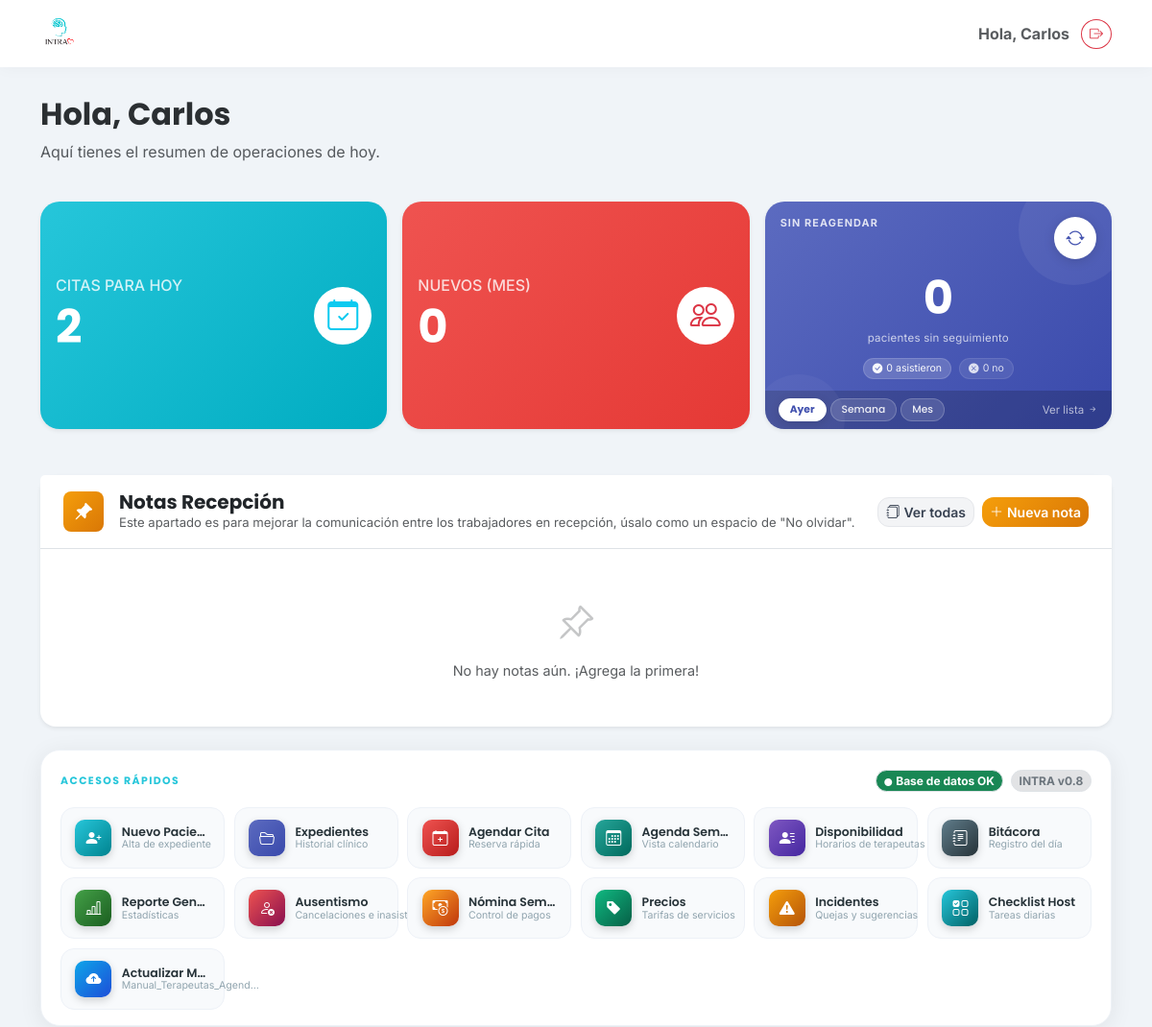
The app's page / (signed in, upper part), older data.
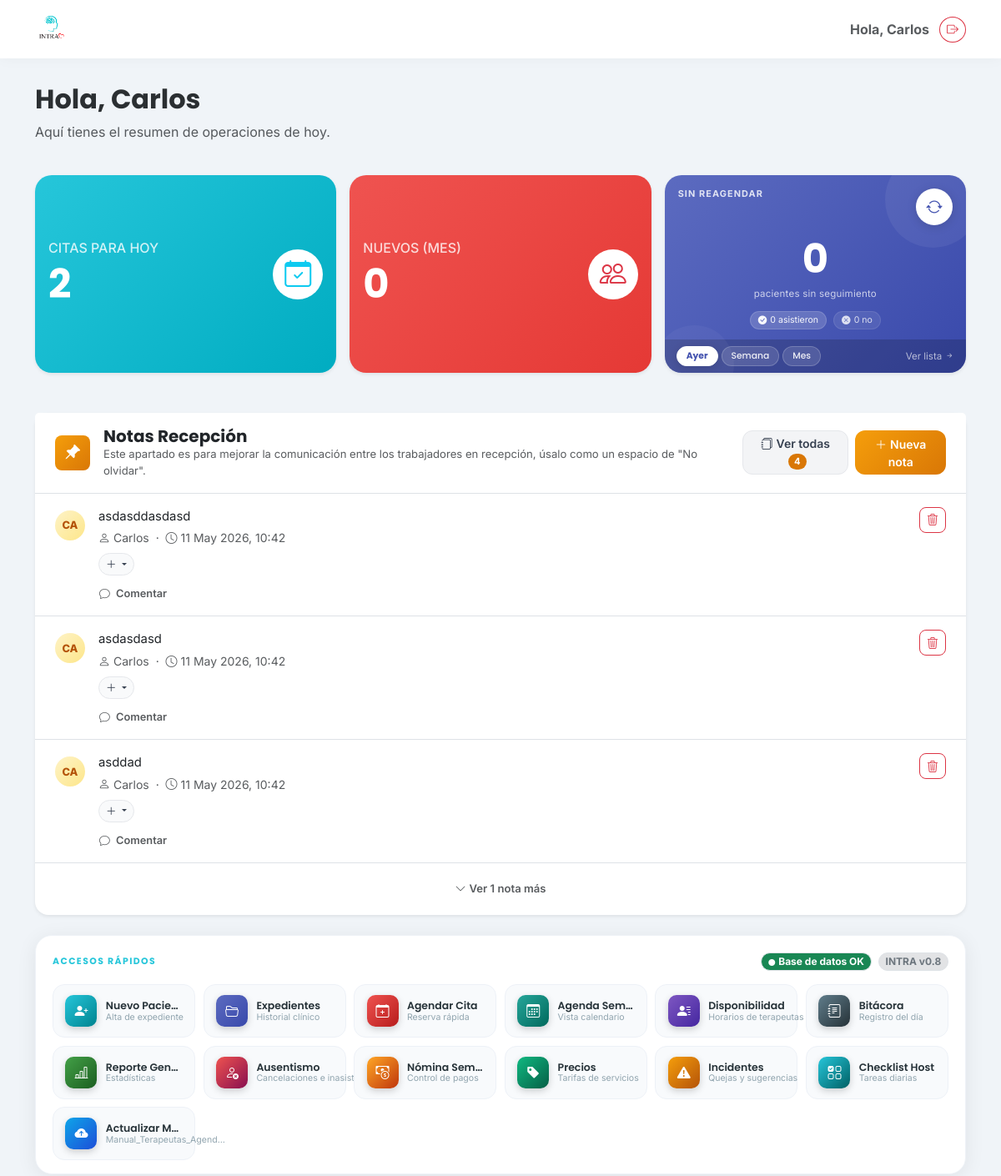
The same page, newer data.
### clinica/models.py (models this page shows, shortened)
class NotaRecepcion(models.Model):
    texto      = models.TextField()
    creado_por = models.ForeignKey(
        'auth.User', on_delete=models.SET_NULL, null=True, related_name='notas_recepcion'
    )
    creado_en  = models.DateTimeField(auto_now_add=True)
    class Meta:
        verbose_name = "Nota de Recepción"
        verbose_name_plural = "Notas de Recepción"
        ordering = ['-creado_en']

### clinica/views.py (the view)
# urls.py: path('', clinica_views.home, name='home'),
@login_required
def home(request):
    if hasattr(request.user, 'perfil_terapeuta'):
        return redirect('portal_terapeuta')
    if hasattr(request.user, 'perfil_paciente'):
        return redirect('portal_paciente')
    if hasattr(request.user, 'perfil_empresa'):
        return redirect('portal_empresa')
    if hasattr(request.user, 'perfil_host'):
        return redirect('portal_host')
    hoy = timezone.now().date()
    mes_actual = timezone.now().month
    solicitudes_pendientes = SolicitudCita.objects.filter(estado='pendiente').order_by('fecha_creacion')
    citas_hoy_count = Cita.objects.filter(fecha=hoy).count()
    pacientes_nuevos = Paciente.objects.filter(
        fecha_registro__month=mes_actual
    ).count()
    sin_reagendar = _sin_reagendar_stats()
    proximas_citas = Cita.objects.filter(
        fecha__gte=hoy,
        estatus__in=Cita.ESTATUS_ACTIVOS,
    ).order_by('fecha', 'hora')
    dia_tablero = request.GET.get('dia', 'hoy')
    if dia_tablero == 'manana':
        fecha_tablero = hoy + timedelta(days=1)
    else:
        dia_tablero = 'hoy'
        fecha_tablero = hoy
    citas_tablero = Cita.objects.filter(
        fecha=fecha_tablero,
    ).select_related(
        'division', 'servicio', 'terapeuta', 'consultorio', 'paciente'
    ).prefetch_related(
        'pacientes_adicionales'
    ).order_by('fecha', 'hora')
    reagendos_pendientes = SolicitudReagendo.objects.filter(
        estado='pendiente',
    ).select_related('cita', 'cita__paciente', 'terapeuta').order_by('creado_en')
    bloqueos_vigentes = BloqueoAgendaTerapeuta.objects.filter(
        activo=True,
    ).filter(
        Q(tipo_bloqueo=BloqueoAgendaTerapeuta.TIPO_PERMANENTE) |
        Q(fecha_fin__gte=hoy)
    ).select_related('terapeuta').order_by('fecha_inicio', 'terapeuta__nombre')
    manual_portal = AccesoDirectoPortal.objects.filter(
        clave=AccesoDirectoPortal.CLAVE_MANUAL_PORTAL_MEDICO,
    ).first()
    manual_form = ManualPortalForm(initial={
        'titulo': manual_portal.titulo if manual_portal else 'Manual del sistema',
    })
    from collections import defaultdict
    from django.db.models import Prefetch
    notas_raw = NotaRecepcion.objects.select_related('creado_por').prefetch_related(
        Prefetch('reacciones', queryset=ReaccionNota.objects.select_related('usuario')),
        Prefetch('comentarios', queryset=ComentarioNota.objects.select_related('creado_por')),
    ).all()
    notas_recepcion = []
    for nota in notas_raw:
        grupos = defaultdict(list)
        for r in nota.reacciones.all():
            grupos[r.emoji].append(r.usuario_id)
        notas_recepcion.append({
            'obj': nota,
            'reacciones': [
                {'emoji': e, 'count': len(uids), 'yo': request.user.id in uids}
                for e, uids in grupos.items()
            ],
            'comentarios': list(nota.comentarios.all()),
        })
    total_notas = len(notas_recepcion)
    return render(request, 'clinica/home.html', {
        'citas_hoy': citas_hoy_count,
        'pacientes_nuevos': pacientes_nuevos,
        'sin_reagendar': sin_reagendar,
        'proximas_citas': proximas_citas,
        'citas_tablero': citas_tablero,
        'dia_tablero': dia_tablero,
        'fecha_tablero': fecha_tablero,
        'hoy': hoy,
        'form': CitaForm(),
        'solicitudes_pendientes': solicitudes_pendientes,
        'bloqueos_vigentes': bloqueos_vigentes,
        'reagendos_pendientes': reagendos_pendientes,
        'manual_portal': manual_portal,
        'manual_form': manual_form,
        'notas_recepcion': notas_recepcion,
        'total_notas': total_notas,
    })

### clinica/models.py (called while the page is built)
    def __str__(self):
        return self.nombre

    def __str__(self):
        return self.nombre

    def __str__(self):
        return self.nombre

    def __str__(self):
        return self.nombre

    def __str__(self):
        return self.nombre

    def pacientes_display_natural(self):
        nombres = [self.paciente.nombre] if self.paciente_id else []
        nombres.extend(list(self.pacientes_adicionales.values_list('nombre', flat=True)))
        if not nombres:
            return ""
        if len(nombres) == 1:
            return nombres[0]
        if len(nombres) == 2:
            return f"{nombres[0]} y {nombres[1]}"
        return f"{', '.join(nombres[:-1])} y {nombres[-1]}"

### clinica/templates/clinica/home.html (shortened to what the changed rows need)
{% extends 'clinica/base.html' %}
{% load static %}
{% block content %}
<div class="row mb-4 animate__animated animate__fadeIn">
    <div class="col-12">
        <h2 class="fw-bold text-secondary-emphasis">
            Hola, {{ user.username|title }}
        </h2>
    </div>
</div>
<div class="row g-3 mb-5">
    <div class="col-md-4">
        <div class="card border-0 shadow-sm h-100" style="background: linear-gradient(135deg, #26C6DA 0%, #00ACC1 100%); color: white;">
            <div class="card-body d-flex align-items-center justify-content-between">
                <div>
                    <h1 class="fw-bold mb-0 display-5">{{ citas_hoy }}</h1>
                </div>
            </div>
        </div>
    </div>
    <div class="col-md-4">
        <div class="card border-0 shadow-sm h-100" style="background: linear-gradient(135deg, #EF5350 0%, #E53935 100%); color: white;">
            <div class="card-body d-flex align-items-center justify-content-between">
                <div>
                    <h1 class="fw-bold mb-0 display-5">{{ pacientes_nuevos }}</h1>
                </div>
            </div>
        </div>
    </div>
    <div class="col-md-4">
        <div class="card border-0 shadow-sm h-100 sr-card"
             style="background:linear-gradient(135deg,#5C6BC0 0%,#3949AB 100%);color:white;cursor:pointer;overflow:hidden;position:relative;"
             onclick="abrirModalSR()">
            <div class="card-body d-flex flex-column pb-2">
                <div class="text-center my-auto py-1">
                    <div class="sr-count-display" id="srCountDisplay">
                        <h1 class="fw-bold mb-0 display-5 sr-count-num" id="srCountNum">—</h1>
                    </div>
                </div>
            </div>
        </div>
    </div>
</div>
<div class="card border-0 shadow-sm rounded-4 mb-4">
    <div class="card-header bg-white border-bottom px-4 py-3 d-flex align-items-center gap-3">
        <div class="d-flex gap-2">
            <button class="btn btn-sm fw-semibold"
                    style="background:#f3f4f6;color:#374151;border:1.5px solid #e5e7eb;border-radius:.75rem;"
                    data-bs-toggle="modal" data-bs-target="#modalTodasNotas">
                <i class="bi bi-journals me-1"></i>Ver todas
                {% if total_notas %}<span class="badge rounded-pill ms-1" style="background:#d97706;font-size:.7rem;">{{ total_notas }}</span>{% endif %}
            </button>
        </div>
    </div>
    <div class="card-body p-0">
        {% if notas_recepcion %}
        <div class="list-group list-group-flush">
            {% for n in notas_recepcion|slice:":3" %}
            <div class="list-group-item px-4 py-3">
                <div class="d-flex align-items-start gap-3">
                    <span class="d-flex align-items-center justify-content-center rounded-circle flex-shrink-0 mt-1"
                          style="width:36px;height:36px;background:linear-gradient(135deg,#fef3c7,#fde68a);color:#b45309;font-weight:800;font-size:.8rem;">
                        {{ n.obj.creado_por.username|slice:":2"|upper }}
                    </span>
                    <div class="flex-grow-1 min-w-0">
                        <p class="mb-1 text-dark" style="font-size:.93rem;line-height:1.5;">{{ n.obj.texto }}</p>
                        <small class="text-muted d-block mb-2">
                            <i class="bi bi-person me-1"></i>{{ n.obj.creado_por.username|title }}
                            &nbsp;·&nbsp;
                            <i class="bi bi-clock me-1"></i>{{ n.obj.creado_en|date:"d M Y, H:i" }}
                        </small>
                        <div class="d-flex align-items-center flex-wrap gap-1 mb-2" id="reacciones-{{ n.obj.id }}">
                            <div class="dropdown">
                                <button type="button"
                                        class="reaccion-btn dropdown-toggle"
                                        data-bs-toggle="dropdown"
                                        style="font-size:.78rem;padding:.15rem .5rem;">
                                    ＋
                                </button>
                            </div>
                        </div>
                        <button class="btn btn-sm p-0 text-muted fw-semibold"
                                style="font-size:.8rem;"
                                data-bs-toggle="collapse"
                                data-bs-target="#comentarios-{{ n.obj.id }}">
                            <i class="bi bi-chat me-1"></i>
                            {% if n.comentarios %}{{ n.comentarios|length }} comentario{% if n.comentarios|length != 1 %}s{% endif %}{% else %}Comentar{% endif %}
                        </button>
                    </div>
                    <form method="post" action="{% url 'eliminar_nota_recepcion' n.obj.id %}" class="flex-shrink-0">
                        <button type="submit" class="btn btn-sm btn-outline-danger rounded-3"
                                onclick="return confirm('¿Eliminar esta nota?');"
                                title="Eliminar nota">
                            <i class="bi bi-trash3"></i>
                        </button>
                    </form>
                </div>
            </div>
            {% endfor %}
        </div>
        {% if total_notas > 3 %}
        <div class="px-4 py-3 border-top text-center">
            <button class="btn btn-sm fw-semibold text-muted"
                    style="font-size:.82rem;"
                    data-bs-toggle="modal" data-bs-target="#modalTodasNotas">
                <i class="bi bi-chevron-down me-1"></i>Ver {{ total_notas|add:"-3" }} nota{{ total_notas|add:"-3"|pluralize:"s" }} más
            </button>
        </div>
        {% endif %}
        {% else %}
        <div class="text-center py-5 text-muted">
            <i class="bi bi-pin-angle" style="font-size:2.5rem;opacity:.35;"></i>
            <p class="mt-2 mb-0" style="font-size:.9rem;">No hay notas aún. ¡Agrega la primera!</p>
        </div>
        {% endif %}
    </div>
</div>
<link href="https://cdn.jsdelivr.net/npm/select2@4.1.0-rc.0/dist/css/select2.min.css" rel="stylesheet" />
{% endblock %}

Row changes from the older to the newer data that the page shows:
added NotaRecepcion: obj.creado_por.username "CA", obj.texto "asdasddasdasd", obj.creado_por.username "Carlos", obj.creado_en "11 May 2026, 10:42"
added NotaRecepcion: obj.creado_por.username "CA", obj.texto "asdasdasd", obj.creado_por.username "Carlos", obj.creado_en "11 May 2026, 10:42"
added NotaRecepcion: obj.creado_por.username "CA", obj.texto "asddad", obj.creado_por.username "Carlos", obj.creado_en "11 May 2026, 10:42"
Text that changed along with them:
{{ total_notas }}: (not shown) → "4"
{{ total_notas|add:"-3" }}: (not shown) → "1"
text no longer shown: "No hay notas aún. ¡Agrega la primera!"
text now shown: "Ver nota más"
